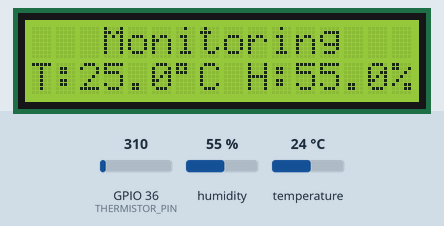
Simulated run of this sketch. Board: ESP32. Parts: 16×2 character LCD. The test bench sets the inputs (shaded band); at power-on: GPIO 36 (THERMISTOR_PIN) = 310, humidity 55 %, temperature 24 °C. WiFi joins after 1.5 s; servers stay silent unless stated; what the sketch prints to the serial monitor is not drawn.

Above: at 5.7 s.
5.8 s: GPIO 36 (THERMISTOR_PIN) set to 133
At 7.7 s:
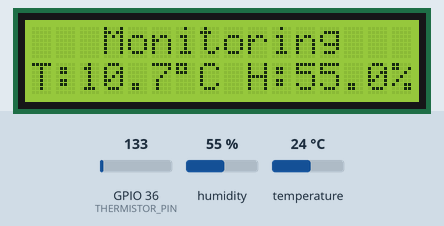
8.2 s: GPIO 36 (THERMISTOR_PIN) set to 110
At 9.9 s:
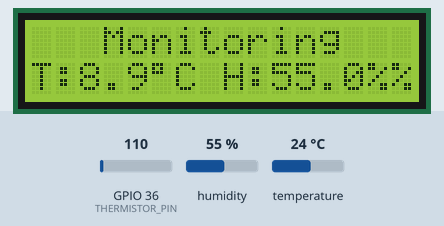
10.3 s: humidity set to 22 %
At 12.0 s:
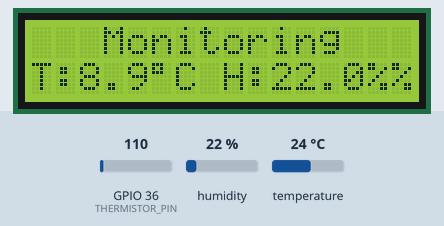
12.4 s: humidity set to 40 %
At 14.1 s:
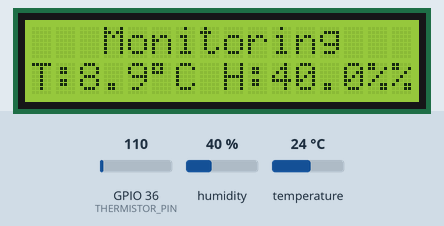
14.4 s: humidity set to 68 %
At 16.2 s:
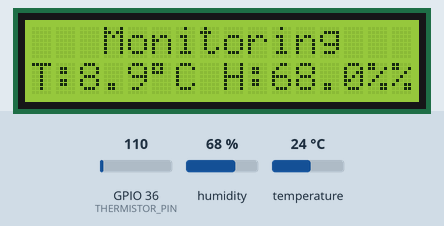
16.5 s: GPIO 36 (THERMISTOR_PIN) set to 93
At 18.7 s:
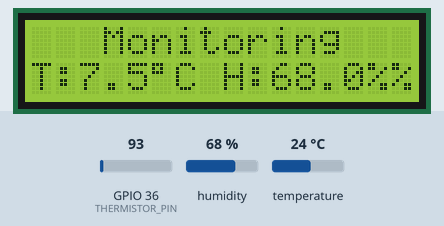
Timing chart, 0 to 19.9 s (numbered marks = the images above; inputs shaded):
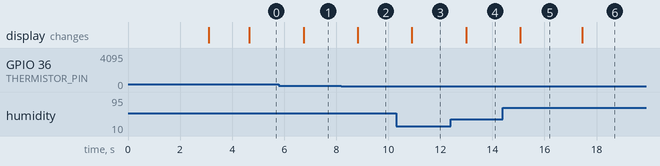

The sketch:

iotBasedWeather.ino
```cpp
#include <DHT.h>
#include <LiquidCrystal_I2C.h>
#include <WiFi.h>
#include <ThingSpeak.h>

// WiFI credentials
const char* ssid = "PLDTHOMEFIBRt6ucX";
const char* password = "PLDTWIFItLK72";

// ThingSpeak setup
WiFiClient client;
long myChannelNumber = 2964917;
const char myWriteAPIKey[] = "18A6ZBU4I3OLZZ44";

#define DHTPIN 32   // DHT11 data pin connected to GPIO32
#define DHTTYPE DHT11
#define THERMISTOR_PIN 36 // Analog sensor pin GPIO36

DHT dht(DHTPIN, DHTTYPE);
LiquidCrystal_I2C lcd(0x27, 16, 2);

unsigned long lastUpdate = 0;
const unsigned long updateInterval = 15000; // 15 seconds minimum for thingspeak

// average temperature
float tempSum = 0;
int tempCount = 0;
unsigned long avgStartTime = 0;
unsigned long avgInterval = 300000; // 5 minutes in milliseconds

void setup() {
  Serial.begin(9600);
  dht.begin();
  lcd.init();
  lcd.backlight();

  lcd.setCursor(0, 0);
  lcd.print("   My Weather");
  lcd.setCursor(0,1);
  lcd.print("System is ON");
  delay(3000);
  lcd.clear();

  Serial.print("Connecting to ");
  Serial.println(ssid);
  WiFi.begin(ssid, password);
  while(WiFi.status() != WL_CONNECTED){
    delay(500);
    Serial.print(".");
  }
  Serial.println("\nWiFi connected");
  Serial.print("IP address: ");
  Serial.println(WiFi.localIP());

  ThingSpeak.begin(client);

  avgStartTime = millis(); // start timer for average temperature
}

void loop() {
  // reading analog temperature - LM35
  int sensorValue = analogRead(THERMISTOR_PIN);
  float voltage = sensorValue * (3.3 / 4095.0); // esp32 ADC is 12-bit
  float temperature = voltage * 100.0;   // LM35: 10mv per Celsius

  float humidity = dht.readHumidity();  // read DHT11 sensor

  // Handle errors
  if (isnan(humidity)) {
    Serial.println("Failed to read from DHT sensor!");
    humidity = 0;
  }

  // debug output
  Serial.print("Voltage: ");
  Serial.println(voltage, 2);
  Serial.print("Temperature: ");
  Serial.print(temperature, 1);
  Serial.println(" °C");
  Serial.print("Humidity: ");
  Serial.print(humidity, 1);
  Serial.println(" %");

  // display on LCD
  lcd.setCursor(0, 0);
  lcd.print("   Monitoring  ");
  lcd.setCursor(0, 1);
  lcd.print("T:");
  lcd.print(temperature, 1);
  lcd.print((char)223);
  lcd.print("C H:");
  lcd.print(humidity, 1);
  lcd.print("%");

  // accumulate for average
  tempSum += temperature;
  tempCount++;

  //Send current data every 15 seconds
  if (millis() - lastUpdate >= updateInterval){
    lastUpdate = millis();

    ThingSpeak.setField(1, temperature);   //Field 1 = temperature
    ThingSpeak.setField(2, humidity);  //Field 2 = humidity

    // only send average if 5 minutes have passed
    if (millis() - avgStartTime >= avgInterval){
      float avgTemp = tempSum / tempCount;
      ThingSpeak.setField(3, avgTemp); // Field 3 = average temp

      Serial.print("5-minute average temp");
      Serial.println(avgTemp, 2);

    // Reset accumulators
    tempSum = 0;
    tempCount = 0;
    avgStartTime = millis();
    }
    int statusCode = ThingSpeak.writeFields(myChannelNumber, myWriteAPIKey);
    if (statusCode == 200){
      Serial.println("Channel update successfull.");
  } else {
    Serial.print("ThingSpeak update failed. Code: ");
    Serial.print(statusCode);
      }
    }
    delay(1000); // reduce flicker and allow sensor to settle
  }
```

Measured:
- the behaviour switches between 124 and 123 on GPIO 36 (THERMISTOR_PIN) (found by bisection; images 1 and 2)
- after the input at 5.8 s, the display: changes after 0.94 s (image 1)
- after the input at 8.2 s, the display: changes after 0.63 s (image 2)
- after the input at 10.3 s, the display: changes after 0.61 s (image 3)
- after the input at 12.4 s, the display: changes after 0.59 s (image 4)
- after the input at 14.4 s, the display: changes after 0.67 s (image 5)
- after the input at 16.5 s, the display: changes after 0.95 s (image 6)
